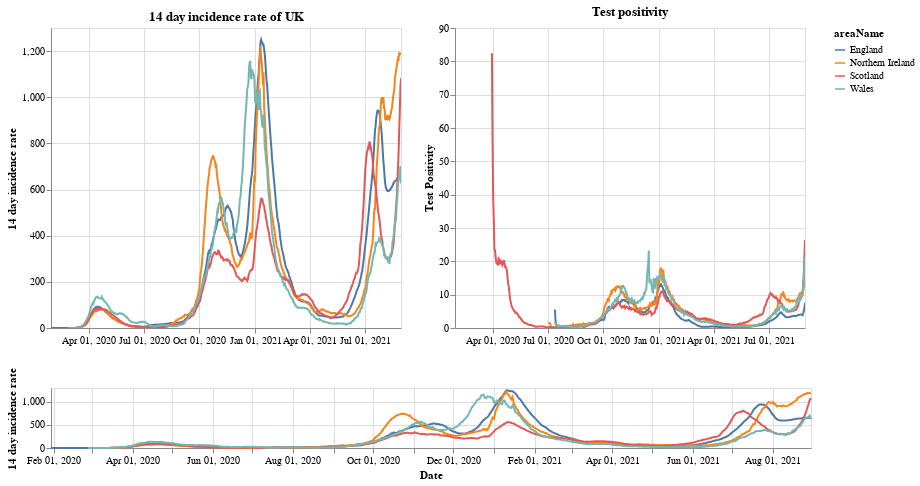

The code cell stored with this chart in its notebook:
### Markdown cell above
# Plots

First a plot with each country in the UK. The top right shows the positivity rate for (which is the percentage of registered tests which were positive) while the top left is the 14 day incidence rate. The bottom chart can be used to select the timeframe (does not work on a mobile device).

### Code cell
#collapse
brush = alt.selection(type='interval', name='DateBrush',encodings=['x'],fields=['Time'])
leg_selection = alt.selection_multi(fields=['areaName'], bind='legend')

base = alt.Chart(uk_cases).mark_line().encode(
    x=alt.X("yearmonthdate(date):T", axis=alt.Axis(title='Date')),
    y=alt.Y("twoWeeklyCasesRate:Q", axis=alt.Axis(title='14 day incidence rate')),
    tooltip=['areaName', 'date','twoWeeklyCasesRate', 'testPositivity'],
    color='areaName',
    opacity=alt.condition(leg_selection, alt.value(2), alt.value(0.1))
).add_selection(leg_selection).properties(width=350)

upper = base.encode(alt.X('yearmonthdate(date):T', axis=alt.Axis(title=''),
                         scale=alt.Scale(domain=brush))
                   ).properties(title=f'14 day incidence rate of UK')
upper_right = upper.encode(alt.Y('testPositivity:Q', axis=alt.Axis(title='Test Positivity'))).properties(title='Test positivity')
lower = base.properties(height=60, width = 760).add_selection(brush)

(upper | upper_right) & lower

### Figure 1 — Vega-Lite specification as saved in the notebook (floating-point values rounded to 4 significant figures; data arrays with more than 128 entries replaced by an {"elided": "..."} marker saying what was removed)
{"config": {"view": {"continuousWidth": 400, "continuousHeight": 300}}, "vconcat": [{"hconcat": [{"mark": "line", "encoding": {"color": {"type": "nominal", "field": "areaName"}, "opacity": {"condition": {"value": 2, "selection": "selector001"}, "value": 0.1}, "tooltip": [{"type": "nominal", "field": "areaName"}, {"type": "temporal", "field": "date"}, {"type": "quantitative", "field": "twoWeeklyCasesRate"}, {"type": "quantitative", "field": "testPositivity"}], "x": {"type": "temporal", "axis": {"title": ""}, "field": "date", "scale": {"domain": {"selection": "DateBrush"}}, "timeUnit": "yearmonthdate"}, "y": {"type": "quantitative", "axis": {"title": "14 day incidence rate"}, "field": "twoWeeklyCasesRate"}}, "selection": {"selector001": {"type": "multi", "fields": ["areaName"], "bind": "legend"}}, "title": "14 day incidence rate of UK", "width": 350}, {"mark": "line", "encoding": {"color": {"type": "nominal", "field": "areaName"}, "opacity": {"condition": {"value": 2, "selection": "selector001"}, "value": 0.1}, "tooltip": [{"type": "nominal", "field": "areaName"}, {"type": "temporal", "field": "date"}, {"type": "quantitative", "field": "twoWeeklyCasesRate"}, {"type": "quantitative", "field": "testPositivity"}], "x": {"type": "temporal", "axis": {"title": ""}, "field": "date", "scale": {"domain": {"selection": "DateBrush"}}, "timeUnit": "yearmonthdate"}, "y": {"type": "quantitative", "axis": {"title": "Test Positivity"}, "field": "testPositivity"}}, "selection": {"selector001": {"type": "multi", "fields": ["areaName"], "bind": "legend"}}, "title": "Test positivity", "width": 350}]}, {"mark": "line", "encoding": {"color": {"type": "nominal", "field": "areaName"}, "opacity": {"condition": {"value": 2, "selection": "selector001"}, "value": 0.1}, "tooltip": [{"type": "nominal", "field": "areaName"}, {"type": "temporal", "field": "date"}, {"type": "quantitative", "field": "twoWeeklyCasesRate"}, {"type": "quantitative", "field": "testPositivity"}], "x": {"type": "temporal", "axis": {"title": "Date"}, "field": "date", "timeUnit": "yearmonthdate"}, "y": {"type": "quantitative", "axis": {"title": "14 day incidence rate"}, "field": "twoWeeklyCasesRate"}}, "height": 60, "selection": {"selector001": {"type": "multi", "fields": ["areaName"], "bind": "legend"}, "DateBrush": {"type": "interval", "encodings": ["x"], "fields": ["Time"]}}, "width": 760}], "data": {"name": "data-192d59c06aa80553a6c8e676f70c1d6b"}, "$schema": "https://vega.github.io/schema/vega-lite/v4.8.1.json", "datasets": {"data-192d59c06aa80553a6c8e676f70c1d6b": {"elided": "2224 records"}}}
